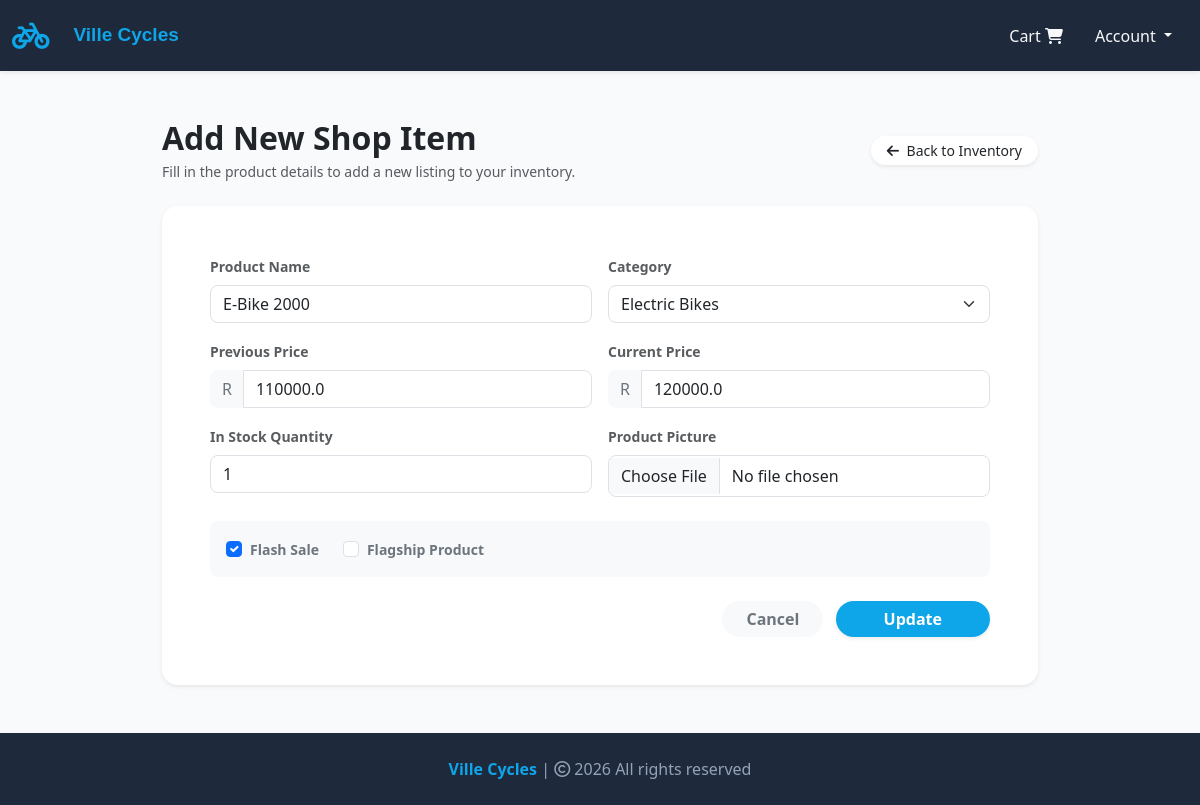
Before: /update-item/11 (signed in) with the older database file.
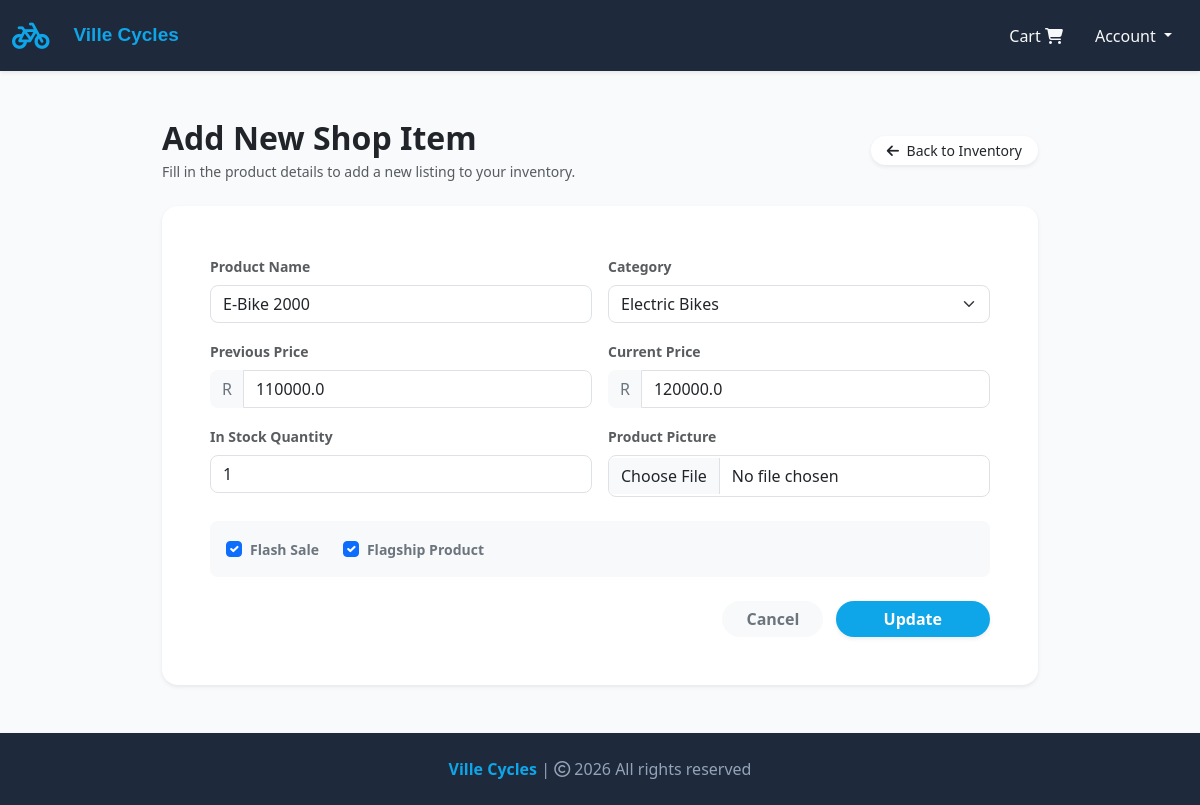
After: the same page with the newer database file.
### website/models.py (models this page shows, shortened)
class Product(db.Model):
    __tablename__ = "products"
    id = db.Column(db.Integer, primary_key=True)
    product_name = db.Column(db.String(100), nullable=False)
    current_price = db.Column(db.Float, nullable=False)
    previous_price = db.Column(db.Float, nullable=True)
    description = db.Column(db.Text, nullable=True)
    in_stock = db.Column(db.Integer, nullable=False)
    product_picture = db.Column(db.String(1000), nullable=False)
    flash_sale = db.Column(db.Boolean, default=False)
    date_added = db.Column(db.DateTime, default=datetime.now)
    category_id = db.Column(db.Integer, db.ForeignKey("categories.id"), nullable=True)
    is_active = db.Column(db.Boolean, default=True, nullable=False)
    is_flagship = db.Column(db.Boolean, default=False, nullable=False)
    is_preowned = db.Column(db.Boolean, default=False, nullable=False)
    is_approved = db.Column(db.Boolean, default=False, nullable=False)
    seller_id = db.Column(
        db.Integer, db.ForeignKey("customers.id", ondelete="SET NULL"), nullable=True
    )
    customer_asking_price = db.Column(db.Float, nullable=True)
    shop_counter_price = db.Column(db.Float, nullable=True)
    admin_query_message = db.Column(db.Text, nullable=True)
    consignment_status = db.Column(
        db.String(50), default="pending_review", nullable=False
    )
    carts = db.relationship(
        "Cart", backref=db.backref("product", lazy=True), cascade="all, delete-orphan"
    )
    orders = db.relationship("Order", backref=db.backref("product", lazy=True))

### website/admin.py (the view, shortened to what this page needs)
@admin.route("/update-item/<int:item_id>", methods=["GET", "POST"])
@login_required
def update_item(item_id):
    if current_user.id == 1:
        item_to_update = Product.query.get_or_404(item_id)
        form = ShopItemsForm()
        if request.method == "GET":
            form.product_name.data = item_to_update.product_name
            form.previous_price.data = item_to_update.previous_price
            form.current_price.data = item_to_update.current_price
            form.in_stock.data = item_to_update.in_stock
            form.flash_sale.data = item_to_update.flash_sale
            form.category.data = item_to_update.category_id
            form.is_flagship.data = item_to_update.is_flagship
        return render_template("update_item.html", form=form, item=item_to_update)
    logger.warning(
        "Unauthorized access attempt to update item",
        extra={"user_id": current_user.id, "item_id": item_id},
    )
    return render_template("404.html")

### website/forms.py
class ShopItemsForm(FlaskForm):
    product_name = StringField("Name of Product", validators=[DataRequired()])
    current_price = FloatField("Current Price", validators=[DataRequired()])
    previous_price = FloatField(
        "Previous Price",
        validators=[Optional()],
        filters=[lambda x: x if x is not None else None],
    )
    in_stock = IntegerField("In Stock", validators=[DataRequired(), NumberRange(min=0)])
    category = SelectField("Category", coerce=int, validators=[DataRequired()])
    product_picture = FileField(
        "Product Picture",
        validators=[FileAllowed(["jpg", "jpeg", "png"], "Images only!")],
    )
    flash_sale = BooleanField("Flash Sale")
    is_flagship = BooleanField("Flagship")
    add_product = SubmitField("Add Product")
    update_product = SubmitField("Update")
    def __init__(self, *args, **kwargs):
        super(ShopItemsForm, self).__init__(*args, **kwargs)
        self.category.choices = [(cat.id, cat.name) for cat in Category.query.all()]

### website/models.py (called while the page is built)
    @property
    def is_admin(self):
        return self.role == "admin"

### website/templates/update_item.html (shortened to what this page needs)
{% extends 'base.html' %}
{% block body %}
<div class="container my-5" style="max-width: 900px;">
    <div class="d-flex justify-content-between align-items-center mb-4">
        <div>
            <h2 class="fw-bold mb-1 text-dark">Add New Shop Item</h2>
            <p class="text-muted small mb-0">Fill in the product details to add a new listing to your inventory.</p>
        </div>
        <a href="{{ url_for('admin.shop_items') }}"
            class="btn btn-outline-secondary btn-sm rounded-pill px-3 bg-white text-dark border-0 shadow-sm"
            onmouseover="this.style.backgroundColor='#F1F5F9'" onmouseout="this.style.backgroundColor='#FFFFFF'">
            <i class="fa-solid fa-arrow-left me-1"></i> Back to Inventory
        </a>
    </div>
    <div class="card shadow-sm border-0 rounded-4 overflow-hidden bg-white">
        <div class="card-body p-4 p-md-5">
            <form action="" method="POST" enctype="multipart/form-data">
                <div class="row g-3">
                    <div class="col-md-6">
                        <label class="form-label small fw-semibold text-muted">Product Name</label>
                        {{ form.product_name(class="form-control rounded-3 shadow-none", placeholder="Enter product
                        name") }}
                    </div>
                    <div class="col-md-6">
                        <label class="form-label small fw-semibold text-muted">Category</label>
                        {{ form.category(class="form-select rounded-3 shadow-none") }}
                    </div>
                    <div class="col-md-6">
                        <label class="form-label small fw-semibold text-muted">Previous Price</label>
                        <div class="input-group">
                            <span class="input-group-text bg-light border-0 rounded-start-3 text-secondary">R</span>
                            {{ form.previous_price(class="form-control rounded-end-3 shadow-none", placeholder="0.00 (Optional)") }}
                        </div>
                    </div>
                    <div class="col-md-6">
                        <label class="form-label small fw-semibold text-muted">Current Price</label>
                        <div class="input-group">
                            <span class="input-group-text bg-light border-0 rounded-start-3 text-secondary">R</span>
                            {{ form.current_price(class="form-control rounded-end-3 shadow-none", placeholder="0.00") }}
                        </div>
                    </div>
                    <div class="col-md-6">
                        <label class="form-label small fw-semibold text-muted">In Stock Quantity</label>
                        {{ form.in_stock(class="form-control rounded-3 shadow-none", placeholder="Enter quantity") }}
                    </div>
                    <div class="col-md-6">
                        <label class="form-label small fw-semibold text-muted">Product Picture</label>
                        {{ form.product_picture(class="form-control rounded-3 shadow-none py-2") }}
                    </div>
                    <div class="col-12 mt-4">
                        <div class="p-3 bg-light rounded-3 border-0 d-flex gap-4">
                            <div class="form-check mb-0">
                                {{ form.flash_sale(class="form-check-input shadow-none", style="cursor: pointer;") }}
                                <label class="form-check-label fw-semibold text-secondary small"
                                    for="{{ form.flash_sale.id }}" style="cursor: pointer;">
                                    Flash Sale
                                </label>
                            </div>
                            <div class="form-check mb-0">
                                {{ form.is_flagship(class="form-check-input shadow-none", style="cursor: pointer;") }}
                                <label class="form-check-label fw-semibold text-secondary small"
                                    for="{{ form.is_flagship.id }}" style="cursor: pointer;">
                                    Flagship Product
                                </label>
                            </div>
                        </div>
                    </div>
                    <div class="col-12 text-end mt-4">
                        <a href="{{ url_for('admin.shop_items') }}"
                            class="btn btn-light fw-semibold text-secondary rounded-pill px-4 me-2 border-0">Cancel</a>
                        {% if form.update_product %}
                        {{ form.update_product(class="btn fw-semibold text-white rounded-pill px-5 shadow-sm border-0",
                        style="background-color: #0EA5E9;") }}
                        {% else %}
                        <button type="submit" class="btn fw-semibold text-white rounded-pill px-5 shadow-sm border-0"
                            style="background-color: #0EA5E9;" onmouseover="this.style.backgroundColor='#0284C7'"
                            onmouseout="this.style.backgroundColor='#0EA5E9'">Add Product</button>
                        {% endif %}
                    </div>
                </div>
            </form>
        </div>
    </div>
</div>
{% endblock %}

### website/templates/base.html (shortened to what this page needs)
<!DOCTYPE html>
<html lang="en">
<head>
    <link rel="stylesheet"
        href="https://cdnjs.cloudflare.com/ajax/libs/bootstrap-icons/1.13.1/font/bootstrap-icons.min.css"
>
    <link rel="stylesheet" href="https://cdnjs.cloudflare.com/ajax/libs/font-awesome/6.4.0/css/all.min.css">
    <link rel="stylesheet" href="{{ url_for('static', filename='css/all.min.css') }}">
    <link rel="stylesheet" href="{{ url_for('static', filename='css/bootstrap.min.css') }}">
    <link rel="stylesheet" href="{{ url_for('static', filename='css/style.css') }}">
</head>
<body style="background-color: #F8FAFC; color: #0F172A; overflow-x: hidden;">
    <nav class="navbar navbar-expand-lg navbar-dark shadow-sm" style="background-color: #1E293B;">
        <div class="container-fluid">
            <a class="navbar-brand" href="/" style="color: #0EA5E9; font-size: 30px;">
                <i class="fa-solid fa-bicycle"></i>
            </a>
            <div class="collapse navbar-collapse" id="navbarSupportedContent">
                <ul class="navbar-nav me-auto mb-2 mb-lg-0">
                    <li class="nav-item">
                        <a class="nav-link active" aria-current="page" href="/"
                            style="font-family: sans-serif; font-weight: 600; font-size: 19px; color: #0EA5E9;">Ville
                            Cycles</a>
                    </li>
                </ul>
                <ul class="navbar-nav ms-auto mb-2 mb-lg-0 align-items-lg-center">
                    <li class="nav-item mx-2" id="items">
                        {% if cart | length < 1 %} <a class="nav-link text-light" href="/cart">
                             Cart
                            <i class="fa-solid fa-cart-shopping"></i>
                            </a>
                            {% else %}
                            <a class="nav-link text-light" href="/cart">
                                <span class="badge bg-success"></span> Cart
                                <i class="bi bi-{{ cart | length }}-square-fill" style="color: #0EA5E9;"></i>
                            </a>
                            {% endif %}
                    </li>
                    <li class="nav-item dropdown mx-2">
                        <a class="nav-link dropdown-toggle text-light" href="#" role="button" id="profileDropdown"
                            data-bs-toggle="dropdown" aria-expanded="false">
                            {% if current_user.is_authenticated and current_user.customer_profile %}
                            {{ current_user.customer_profile.first_name }}
                            {% else %}
                            Account
                            {% endif %}
                        </a>
                    </li>
                </ul>
            </div>
        </div>
    </nav>
    <main class="container-fluid px-0">
        {% block body %}
        {% endblock %}
    </main>
    <footer class="container-fluid text-center p-4 mt-5 shadow-sm" style="background-color: #1E293B; color: #94A3B8;">
        <a href="/" style="color: #0EA5E9; text-decoration: none; font-weight: 600;">Ville Cycles</a> | <span>
            <i class="fa-sharp fa-regular fa-copyright"></i></span> 2026 All rights reserved
    </footer>
</body>
</html>

### website/static/css/style.css (style rules this page uses)
.d-flex .btn { background: orange; border: 2px solid orange; border-radius: 8px; color: #fff; }

Changed rows visible on the page:
changed Product "Electric Bikes": is_flagship "☐" → "☑"
